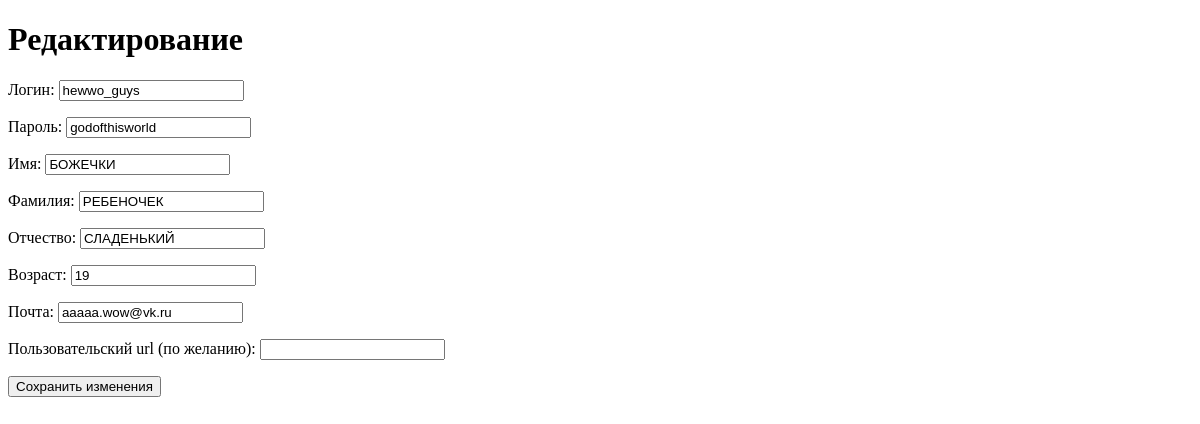
The page /newsite/update/dead/ (signed in) on the database as committed earlier.
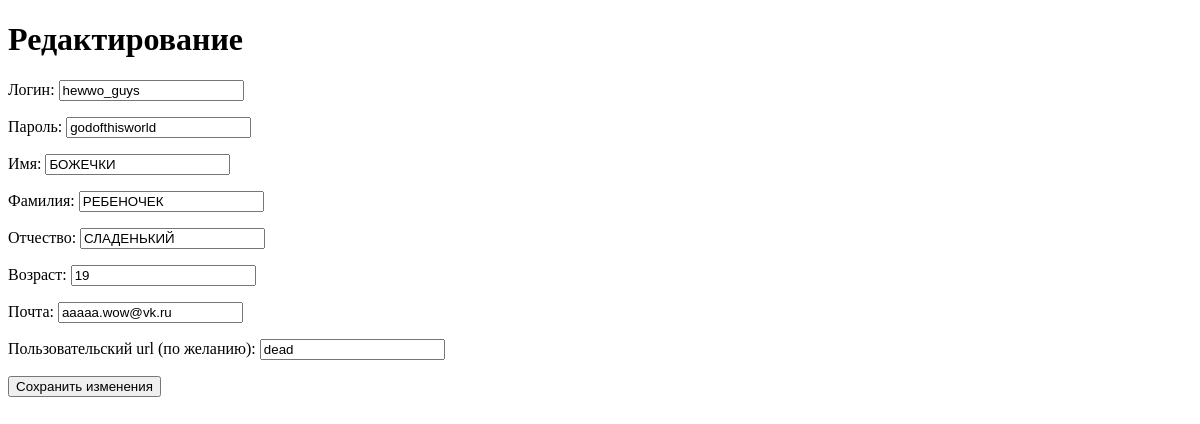
The same page on the database as committed later.
### newsite/models.py (models this page shows, shortened)
class RegisteredUser(models.Model):
    login = models.CharField(
        max_length=40, unique=True, verbose_name="Логин", blank=True
    )
    password = models.CharField(
        max_length=40, verbose_name="Пароль", default="Придумайте надежный пароль"
    )
    name = models.CharField(max_length=30, verbose_name="Имя", blank=True)
    surname = models.CharField(max_length=30, verbose_name="Фамилия", blank=True)
    fathers_name = models.CharField(max_length=30, verbose_name="Отчество", blank=True)
    age = models.SmallIntegerField(verbose_name="Возраст", blank=True)
    email = models.EmailField(verbose_name="Почта", blank=True)
    problematic = models.BooleanField(
        verbose_name="Нарушения", default=False, editable=False
    )
    custom_url = models.SlugField(
        max_length=30,
        unique=True,
        verbose_name="Пользовательский url (по желанию)",
        blank=True,
        null=True,
        validators=[
            validators.RegexValidator(
                regex="^(?=.*[a-zA-Z])",
                message="Пользовательский url обязан иметь хотя бы одну букву",
            )
        ],
    )

### newsite/views.py (the view, shortened to what this page needs)
# urls.py: path("update/<slug:param>/", RegisteredUserUpdateView.as_view(), name="update"),
class RegisteredUserUpdateView(UpdateView):
    template_name = "newsite/update.html"
    model = RegisteredUser
    fields = (
        "login",
        "password",
        "name",
        "surname",
        "fathers_name",
        "age",
        "email",
        "custom_url",
    )
    def get_object(self):
        current_registered_user = get_object_or_404(
            RegisteredUser, id=self.request.session["user_id"]
        )
        self.request.session["user_login"] = current_registered_user.login
        self.request.session["user_name"] = current_registered_user.name
        self.request.session["user_surname"] = current_registered_user.surname
        self.request.session["user_fathers_name"] = current_registered_user.fathers_name
        self.request.session["user_age"] = current_registered_user.age
        self.request.session["user_email"] = current_registered_user.email
        self.request.session["user_custom_url"] = current_registered_user.custom_url
        return current_registered_user

### newsite/templates/newsite/update.html (shortened to what this page needs)
<!DOCTYPE html>
<html>
    <head>
    </head>
    <body>
        <h1>Редактирование</h1>
        <form action="" method="post">
            {{ form.as_p }}
            <input type="submit" value="Сохранить изменения" name="save">
        </form>
    </body>
</html>

Rows that differ between the two databases and show on the page:
changed RegisteredUser "hewwo_guys": custom_url (not shown) → "dead"
